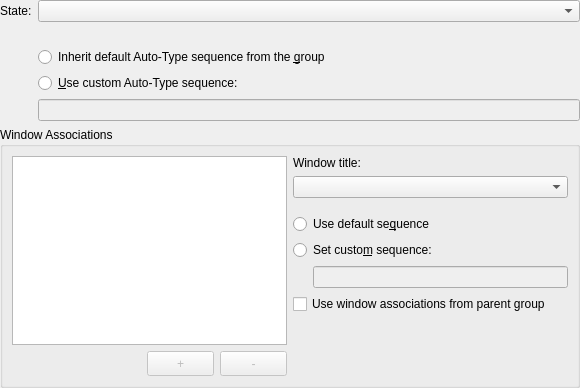
<?xml version="1.0" encoding="UTF-8"?>
<ui version="4.0">
 <class>EditWidgetAutoType</class>
 <widget class="QWidget" name="EditWidgetAutoType">
  <property name="geometry">
   <rect>
    <x>0</x>
    <y>0</y>
    <width>580</width>
    <height>388</height>
   </rect>
  </property>
  <layout class="QVBoxLayout" name="verticalLayout_2">
   <property name="leftMargin">
    <number>0</number>
   </property>
   <property name="topMargin">
    <number>0</number>
   </property>
   <property name="rightMargin">
    <number>0</number>
   </property>
   <property name="bottomMargin">
    <number>0</number>
   </property>
   <item>
    <layout class="QFormLayout" name="formLayout">
     <item row="0" column="0">
      <widget class="QLabel" name="label">
       <property name="text">
        <string>State:</string>
       </property>
      </widget>
     </item>
     <item row="0" column="1">
      <widget class="TriStateComboBox" name="enableComboBox"/>
     </item>
     <item row="2" column="1">
      <widget class="QRadioButton" name="inheritSequenceButton">
       <property name="text">
        <string>Inherit default Auto-Type sequence from the &amp;group</string>
       </property>
      </widget>
     </item>
     <item row="3" column="1">
      <widget class="QRadioButton" name="customSequenceButton">
       <property name="text">
        <string>&amp;Use custom Auto-Type sequence:</string>
       </property>
      </widget>
     </item>
     <item row="4" column="1">
      <widget class="QLineEdit" name="sequenceEdit">
       <property name="enabled">
        <bool>false</bool>
       </property>
      </widget>
     </item>
     <item row="1" column="1">
      <spacer name="verticalSpacer_2">
       <property name="orientation">
        <enum>Qt::Vertical</enum>
       </property>
       <property name="sizeType">
        <enum>QSizePolicy::Fixed</enum>
       </property>
       <property name="sizeHint" stdset="0">
        <size>
         <width>13</width>
         <height>13</height>
        </size>
       </property>
      </spacer>
     </item>
    </layout>
   </item>
   <item>
    <widget class="QGroupBox" name="windowsBox">
     <property name="title">
      <string>Window Associations</string>
     </property>
     <layout class="QHBoxLayout" name="horizontalLayout_5">
      <item>
       <layout class="QVBoxLayout" name="verticalLayout_3">
        <item>
         <widget class="QTreeView" name="assocView">
          <property name="rootIsDecorated">
           <bool>false</bool>
          </property>
          <property name="uniformRowHeights">
           <bool>true</bool>
          </property>
          <property name="sortingEnabled">
           <bool>false</bool>
          </property>
          <attribute name="headerVisible">
           <bool>false</bool>
          </attribute>
         </widget>
        </item>
        <item>
         <layout class="QHBoxLayout" name="horizontalLayout_4" stretch="2,1,1">
          <item>
           <spacer name="horizontalSpacer_3">
            <property name="orientation">
             <enum>Qt::Horizontal</enum>
            </property>
            <property name="sizeHint" stdset="0">
             <size>
              <width>40</width>
              <height>20</height>
             </size>
            </property>
           </spacer>
          </item>
          <item>
           <widget class="QToolButton" name="assocAddButton">
            <property name="enabled">
             <bool>false</bool>
            </property>
            <property name="sizePolicy">
             <sizepolicy hsizetype="Preferred" vsizetype="Preferred">
              <horstretch>0</horstretch>
              <verstretch>0</verstretch>
             </sizepolicy>
            </property>
            <property name="minimumSize">
             <size>
              <width>0</width>
              <height>25</height>
             </size>
            </property>
            <property name="text">
             <string>+</string>
            </property>
           </widget>
          </item>
          <item>
           <widget class="QToolButton" name="assocRemoveButton">
            <property name="enabled">
             <bool>false</bool>
            </property>
            <property name="sizePolicy">
             <sizepolicy hsizetype="Preferred" vsizetype="Preferred">
              <horstretch>0</horstretch>
              <verstretch>0</verstretch>
             </sizepolicy>
            </property>
            <property name="minimumSize">
             <size>
              <width>0</width>
              <height>25</height>
             </size>
            </property>
            <property name="text">
             <string>-</string>
            </property>
           </widget>
          </item>
         </layout>
        </item>
       </layout>
      </item>
      <item>
       <layout class="QVBoxLayout" name="verticalLayout">
        <item>
         <widget class="QLabel" name="windowTitleLabel">
          <property name="text">
           <string>Window title:</string>
          </property>
         </widget>
        </item>
        <item>
         <widget class="WindowSelectComboBox" name="windowTitleCombo"/>
        </item>
        <item>
         <spacer name="verticalSpacer_3">
          <property name="orientation">
           <enum>Qt::Vertical</enum>
          </property>
          <property name="sizeType">
           <enum>QSizePolicy::Fixed</enum>
          </property>
          <property name="sizeHint" stdset="0">
           <size>
            <width>1</width>
            <height>10</height>
           </size>
          </property>
         </spacer>
        </item>
        <item>
         <widget class="QRadioButton" name="defaultWindowSequenceButton">
          <property name="text">
           <string>Use default se&amp;quence</string>
          </property>
         </widget>
        </item>
        <item>
         <widget class="QRadioButton" name="customWindowSequenceButton">
          <property name="text">
           <string>Set custo&amp;m sequence:</string>
          </property>
         </widget>
        </item>
        <item>
         <layout class="QHBoxLayout" name="horizontalLayout_2">
          <item>
           <spacer name="horizontalSpacer_2">
            <property name="orientation">
             <enum>Qt::Horizontal</enum>
            </property>
            <property name="sizeType">
             <enum>QSizePolicy::Fixed</enum>
            </property>
            <property name="sizeHint" stdset="0">
             <size>
              <width>20</width>
              <height>1</height>
             </size>
            </property>
           </spacer>
          </item>
          <item>
           <widget class="QLineEdit" name="windowSequenceEdit">
            <property name="enabled">
             <bool>false</bool>
            </property>
           </widget>
          </item>
         </layout>
        </item>
        <item>
         <widget class="QCheckBox" name="useParentGroupAssociations">
          <property name="text">
           <string>Use window associations from parent group</string>
          </property>
         </widget>
        </item>
        <item>
         <spacer name="verticalSpacer">
          <property name="orientation">
           <enum>Qt::Vertical</enum>
          </property>
          <property name="sizeHint" stdset="0">
           <size>
            <width>20</width>
            <height>40</height>
           </size>
          </property>
         </spacer>
        </item>
       </layout>
      </item>
     </layout>
    </widget>
   </item>
  </layout>
 </widget>
 <customwidgets>
  <customwidget>
   <class>WindowSelectComboBox</class>
   <extends>QComboBox</extends>
   <header>autotype/WindowSelectComboBox.h</header>
  </customwidget>
  <customwidget>
   <class>TriStateComboBox</class>
   <extends>QComboBox</extends>
   <header>gui/TriStateComboBox.h</header>
  </customwidget>
 </customwidgets>
 <tabstops>
  <tabstop>inheritSequenceButton</tabstop>
  <tabstop>customSequenceButton</tabstop>
  <tabstop>sequenceEdit</tabstop>
  <tabstop>assocView</tabstop>
  <tabstop>windowTitleCombo</tabstop>
  <tabstop>defaultWindowSequenceButton</tabstop>
  <tabstop>customWindowSequenceButton</tabstop>
  <tabstop>windowSequenceEdit</tabstop>
  <tabstop>assocAddButton</tabstop>
  <tabstop>assocRemoveButton</tabstop>
 </tabstops>
 <resources/>
 <connections/>
</ui>
